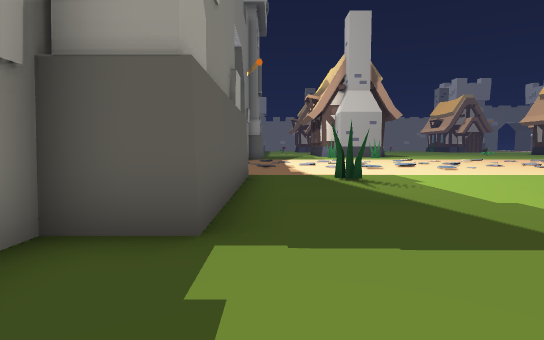
view 1 (above)

24 first-person views from a walk through a 3-D level made in the Unity game engine. The camera is 1.5 m above the floor, tilts 4° down and sees 80° across. The floor is counted in squares, 2 m on a side. Each view is taken from the middle of a square. On the plan, view 1 faces up. The plan holds only what a view shows up to about 11 squares ahead; the rest is blank. The place goes on beyond the plan. The player is left out. Some surface patterns are stand-ins.

view 2
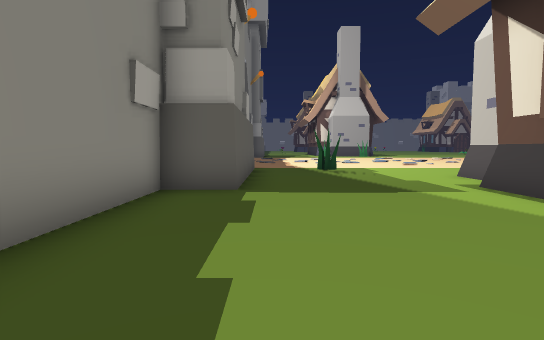

view 3
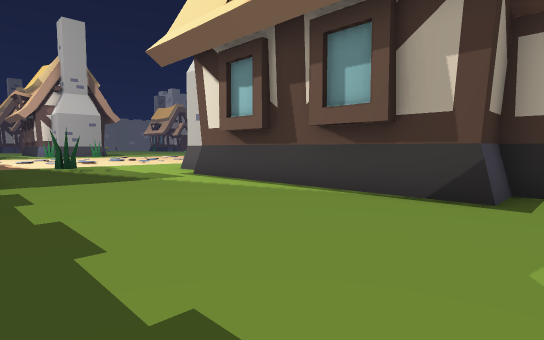

view 4
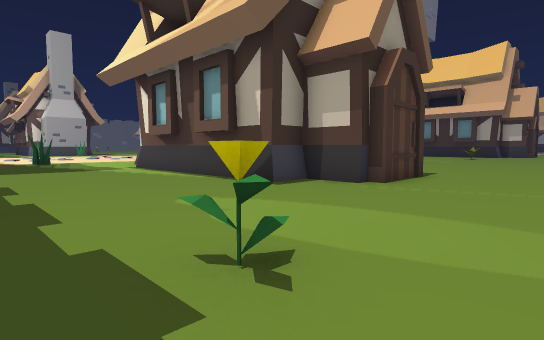

view 5
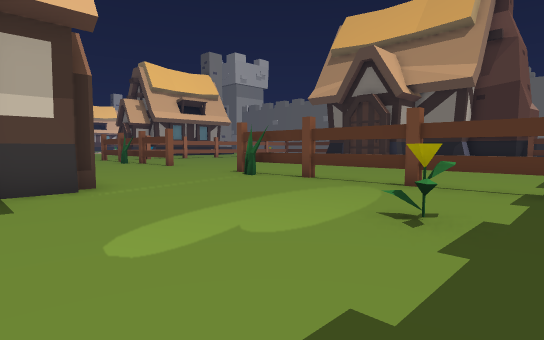

view 6
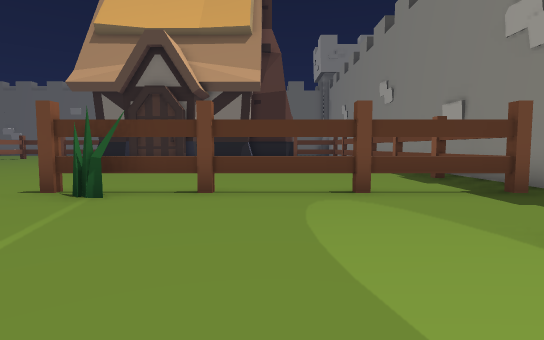

view 7
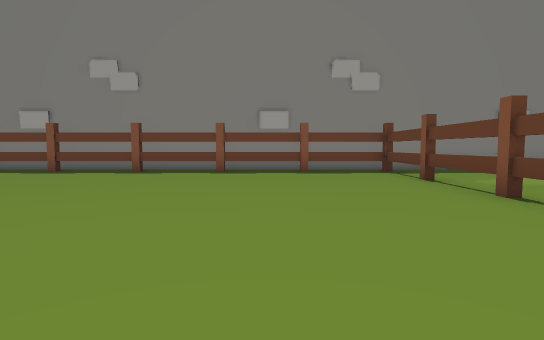

view 8
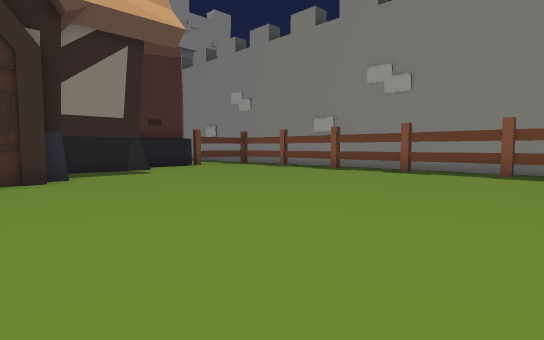

view 9
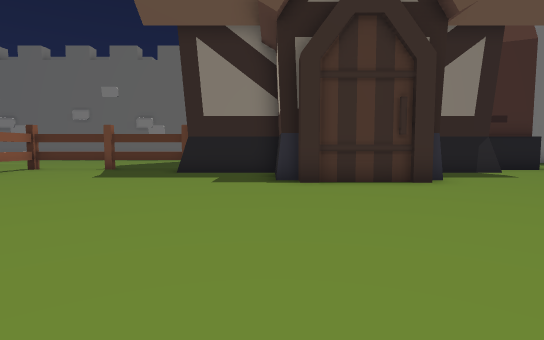

view 10
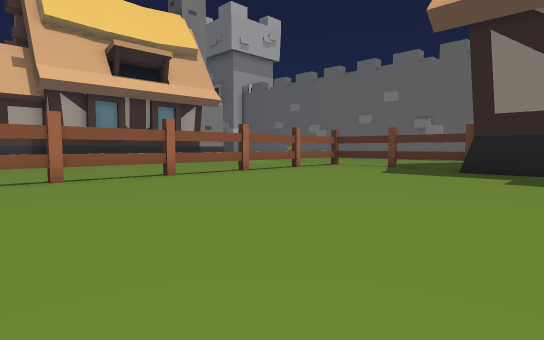

view 11
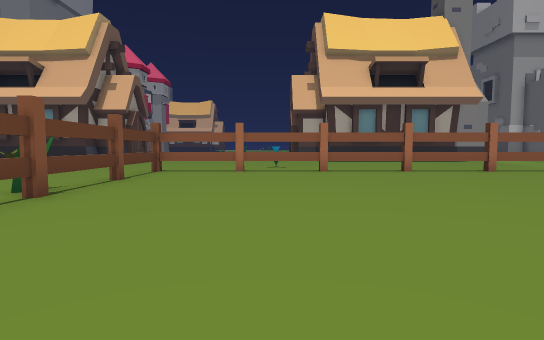

view 12
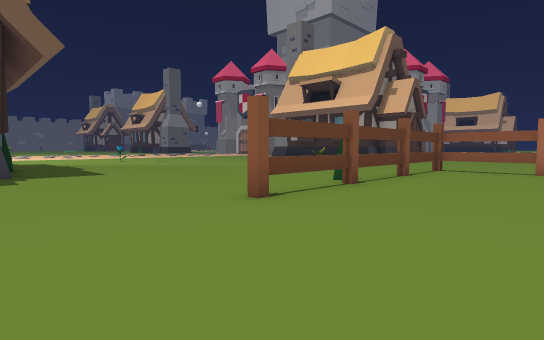

view 13
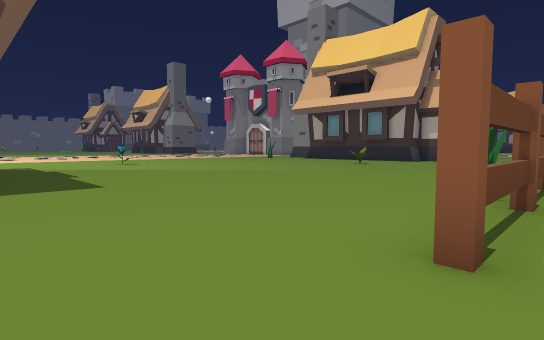

view 14
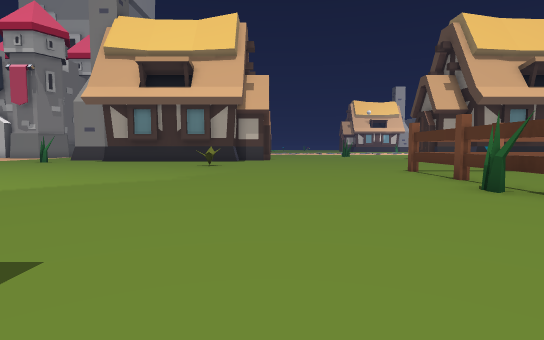

view 15
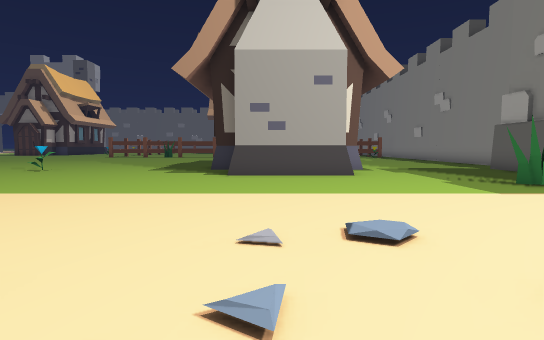

view 16
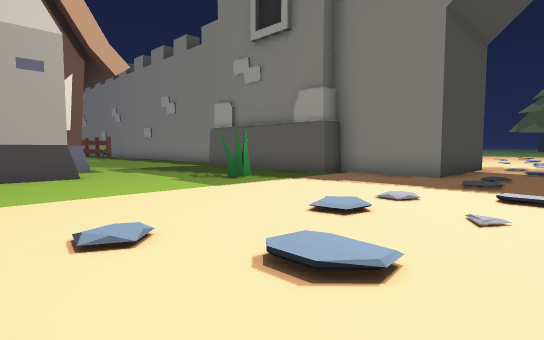

view 17
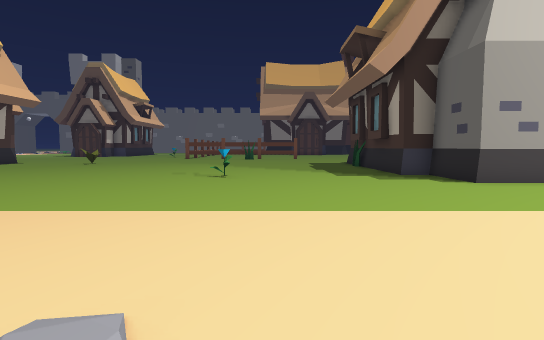

view 18
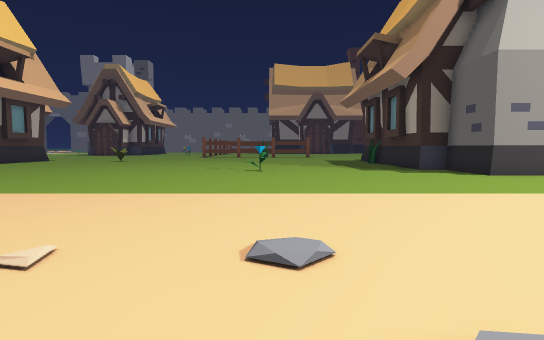

view 19
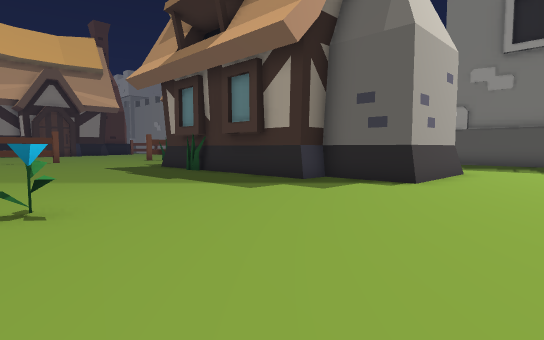

view 20
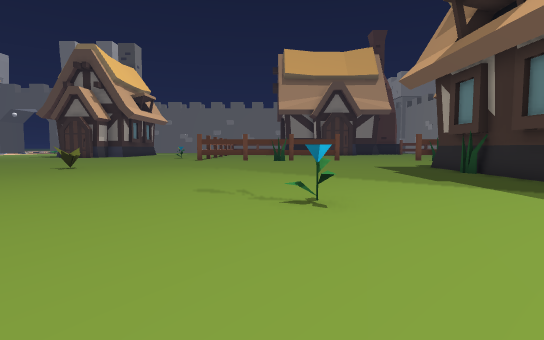

view 21
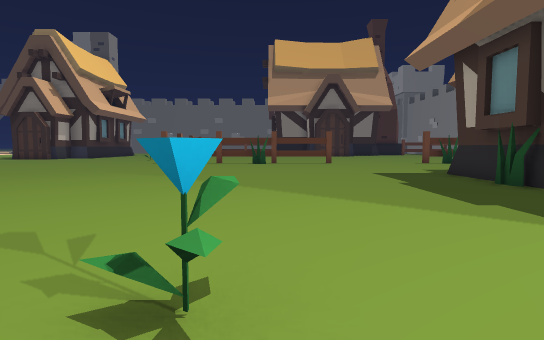

view 22
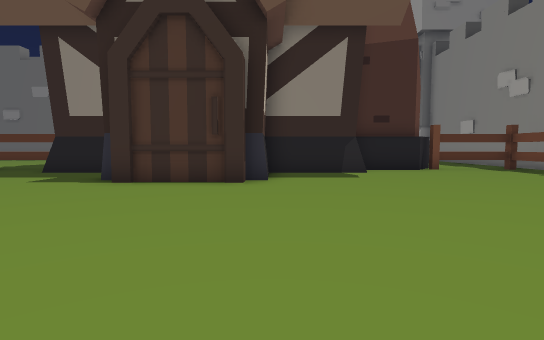

view 23
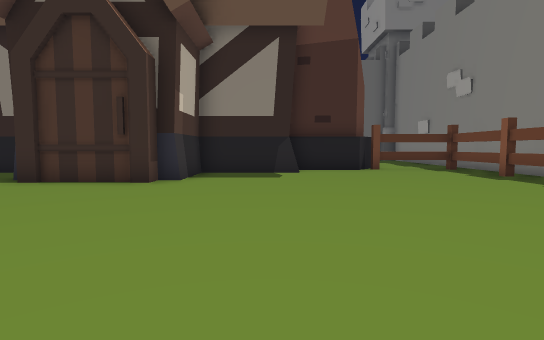

view 24
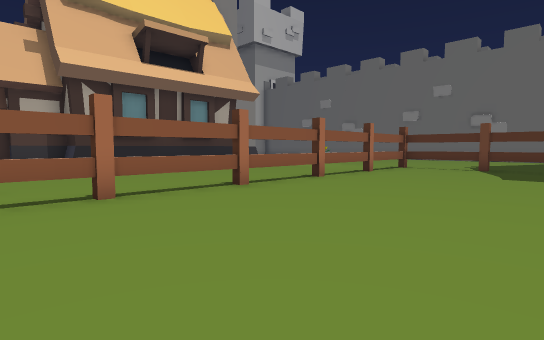

### Floor plan
Key: @ floor where view 1 was taken; # wall or solid block; x gap in a wall; . floor; / step, stairs or slope; = window, fence, low wall or low ledge; B building; F flower; T thing the floor can be seen under or through; A arch; O other object.
Columns run from 5 left of view 1 to 20 right of it. Each row starts with its distance up from view 1.
 14        ../...      .
 13  /...//.../...    /..
 12 ....././//.....  ../..
 11 ####.......//..........
 10    #....................
  9    #....................
  8    ##..O.................
  7     #.....................
  6     #.....................
  5     #.....BBBB............
  4     #.....B BB.....F......
  3    ##....BB BBB...........
  2    #.....#    #...........
  1    #.....#    #...........
  0    #.@...#    #...........
 -1    #.....#    O...........
 -2     .....#    #...........
 -3     .....#    #...........
 -4     .....BB   B...........
 -5    #......##  ............
 -6    #.......BB.............
 -7    #.F....................
 -8    #......................
 -9    #......................
-10    #x====TTO.....==#O===#.
-11    #=...................=.
-12    #=...................=.
-13    ##...................#.
-14    #=...................=.
-15    #=...................=.
-16    #=...................=.
-17    #=...................=.
-18    ##...................#.
-19    #=...................=.
-20    #=...................=.
-21    ##...................#.
-22    #=........#A#........=.
-23    #=.......## ##.......=.
-24    #=.......#   #.......=
-25    #=.....###   ###.....=
-26    #x==####       ##====#
-27                     ..

Where each view was taken, in squares from view 1:
view 1: 0 up, 0 right, facing up
view 2: 3 down, 0 right, facing up
view 3: 5 down, 1 left, facing up-right
view 4: 9 down, 1 left, facing up-right
view 5: 4 down, 1 left, facing down-right
view 6: 5 down, 3 right, facing down
view 7: 14 down, 9 right, facing left
view 8: 14 down, 9 right, facing down-left
view 9: 15 down, 11 right, facing down
view 10: 14 down, 11 right, facing down-right
view 11: 14 down, 9 right, facing right
view 12: 14 down, 8 right, facing up-right
view 13: 11 down, 9 right, facing up-right
view 14: 6 down, 9 right, facing right
view 15: 14 up, 7 right, facing down
view 16: 14 up, 7 right, facing down-left
view 17: 13 up, 13 right, facing down
view 18: 14 up, 14 right, facing down
view 19: 8 up, 15 right, facing down-left
view 20: 8 up, 15 right, facing down
view 21: 5 up, 14 right, facing down
view 22: 15 down, 7 right, facing down
view 23: 15 down, 5 right, facing down
view 24: 14 down, 14 right, facing down-right
